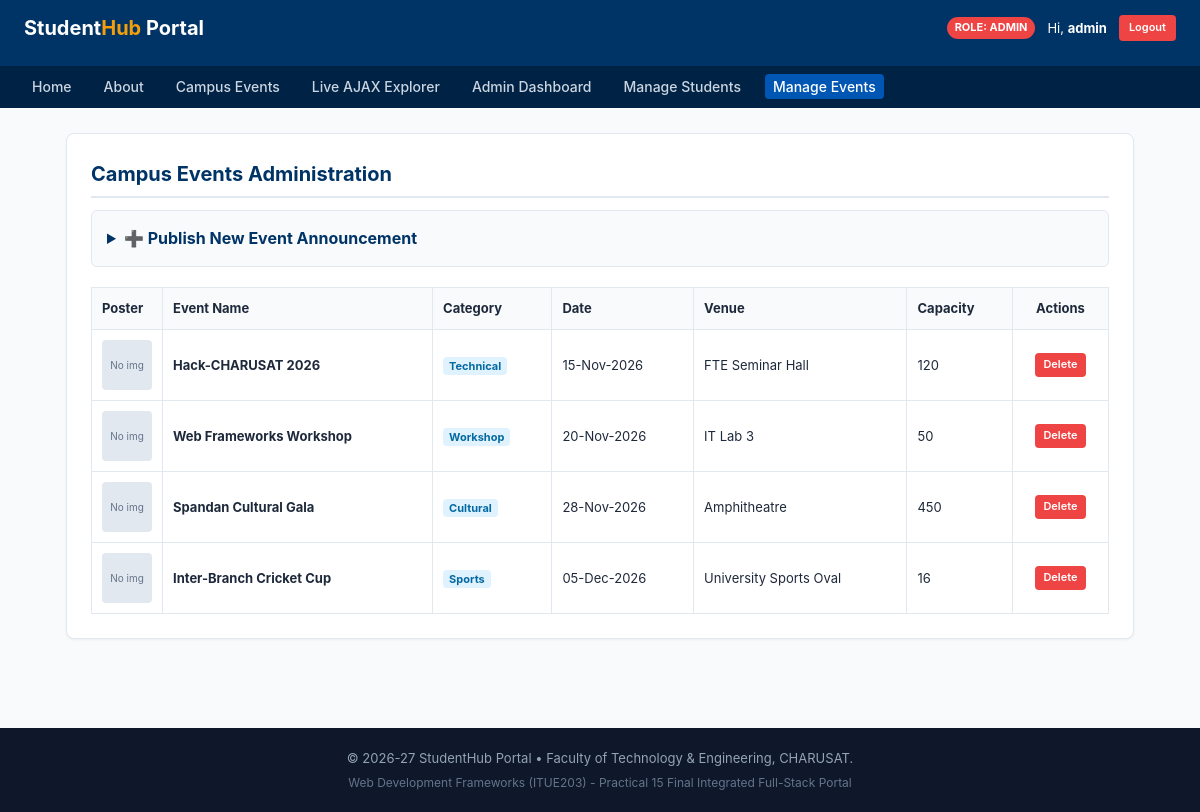
Page /manage_events.php (signed in) on the committed database.
### tables this page shows
CREATE TABLE events (
    id INT AUTO_INCREMENT PRIMARY KEY,
    title VARCHAR(150) NOT NULL,
    description TEXT NOT NULL,
    category VARCHAR(50) NOT NULL,
    event_date DATE NOT NULL,
    venue VARCHAR(100) NOT NULL,
    max_seats INT NOT NULL DEFAULT 50,
    poster VARCHAR(255) NULL,
    created_at TIMESTAMP DEFAULT CURRENT_TIMESTAMP
);

### manage_events.php (the view, shortened to what this page needs)
<?php
require_once __DIR__ . "/includes/header.php";
$eventsRes = mysqli_query($conn, "SELECT * FROM events ORDER BY event_date ASC");
?>
<div class="card">
  <h2>Campus Events Administration</h2>
  <details style="background: #f8fafc; border: 1px solid #e2e8f0; border-radius: 6px; padding: 15px; margin-bottom: 20px;">
    <summary style="font-weight: bold; cursor: pointer; color: #003366;">➕ Publish New Event Announcement</summary>
  </details>
  <table>
    <thead>
      <tr>
        <th style="width: 70px;">Poster</th>
        <th>Event Name</th>
        <th>Category</th>
        <th>Date</th>
        <th>Venue</th>
        <th>Capacity</th>
        <th style="text-align: center;">Actions</th>
      </tr>
    </thead>
    <tbody>
      <?php if ($eventsRes && mysqli_num_rows($eventsRes) > 0): ?>
        <?php while ($evt = mysqli_fetch_assoc($eventsRes)): ?>
          <tr>
            <td>
              <?php if (!empty($evt["poster"]) && file_exists(__DIR__ . "/uploads/" . $evt["poster"])): ?>
                <img src="uploads/<?php echo htmlspecialchars($evt["poster"]); ?>" alt="Poster" style="width: 50px; height: 50px; object-fit: cover; border-radius: 4px;">
              <?php else: ?>
                <div style="width: 50px; height: 50px; background: #e2e8f0; border-radius: 4px; display: flex; align-items: center; justify-content: center; font-size: 10px; color: #64748b;">No img</div>
              <?php endif; ?>
            </td>
            <td><strong><?php echo htmlspecialchars($evt["title"]); ?></strong></td>
            <td><span style="background: #e0f2fe; color: #0369a1; padding: 2px 6px; border-radius: 4px; font-size: 11px; font-weight: bold;"><?php echo htmlspecialchars($evt["category"]); ?></span></td>
            <td><?php echo date("d-M-Y", strtotime($evt["event_date"])); ?></td>
            <td><?php echo htmlspecialchars($evt["venue"]); ?></td>
            <td><?php echo htmlspecialchars($evt["max_seats"]); ?></td>
            <td style="text-align: center; white-space: nowrap;">
              <a href="manage_events.php?action=delete&id=<?php echo $evt["id"]; ?>" class="btn btn-danger" style="padding: 3px 8px; font-size: 11px;" onclick="return confirm('Delete event <?php echo htmlspecialchars($evt["title"]); ?>?');">Delete</a>
            </td>
          </tr>
        <?php endwhile; ?>
      <?php else: ?>
        <tr><td colspan="7" style="text-align: center;">No events listed yet.</td></tr>
      <?php endif; ?>
    </tbody>
  </table>
</div>
<?php require_once __DIR__ . "/includes/footer.php"; ?>

### css/style.css (style rules this page uses)
* { box-sizing: border-box; margin: 0; padding: 0; }
body { font-family: -apple-system, BlinkMacSystemFont, "Segoe UI", Roboto, Helvetica, Arial, sans-serif; background-color: #f8fafc; color: #1e293b; line-height: 1.6; display: flex; flex-direction: column; min-height: 100vh; }
.card { background: white; border: 1px solid #e2e8f0; border-radius: 8px; padding: 24px; margin-bottom: 24px; box-shadow: 0 1px 3px rgba(0,0,0,0.05); }
.card h2 { color: #003366; margin-bottom: 12px; font-size: 20px; border-bottom: 2px solid #e2e8f0; padding-bottom: 6px; }
.btn { display: inline-block; padding: 8px 16px; border-radius: 4px; text-decoration: none; font-size: 13px; font-weight: 600; border: none; cursor: pointer; }
.btn-danger { background: #ef4444; color: white; }
table { width: 100%; border-collapse: collapse; font-size: 13px; }
table, th, td { border: 1px solid #e2e8f0; }
th, td { padding: 10px; text-align: left; }
th { background: #f8fafc; color: #1e293b; }

### rows in the picture
events: shows "No img", title "Hack-CHARUSAT 2026", category "Technical", event_date "15-Nov-2026", venue "FTE Seminar Hall", max_seats "120"
events: shows "No img", title "Web Frameworks Workshop", category "Workshop", event_date "20-Nov-2026", venue "IT Lab 3", max_seats "50"
events: shows "No img", title "Spandan Cultural Gala", category "Cultural", event_date "28-Nov-2026", venue "Amphitheatre", max_seats "450"
events: shows "No img", title "Inter-Branch Cricket Cup", category "Sports", event_date "05-Dec-2026", venue "University Sports Oval", max_seats "16"

### other values in the picture
$userRole "ADMIN"
$userName "admin"
